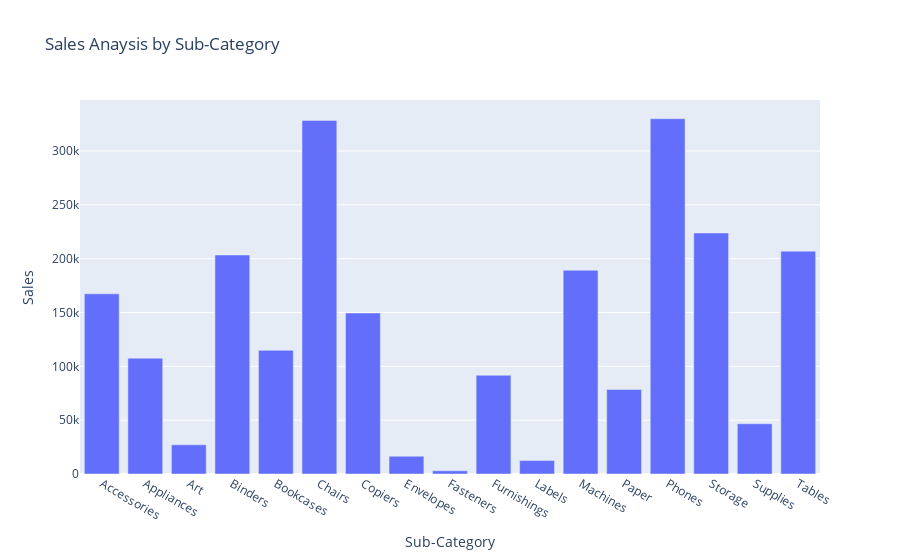

Notebook code cell kept with this figure:
### Code cell
px.bar(sales_Sub_category,x='Sub-Category',y='Sales',title ='Sales Anaysis by Sub-Category')

### Figure 1 — Plotly figure (JSON) as saved in the notebook; plotly's stock layout.template omitted (floating-point values rounded to 4 significant figures)
{"data": [{"alignmentgroup": "True", "hovertemplate": "Sub-Category=%{x}<br>Sales=%{y}<extra></extra>", "legendgroup": "", "marker": {"color": "#636efa", "pattern": {"shape": ""}}, "name": "", "offsetgroup": "", "orientation": "v", "showlegend": false, "textposition": "auto", "type": "bar", "x": ["Accessories", "Appliances", "Art", "Binders", "Bookcases", "Chairs", "Copiers", "Envelopes", "Fasteners", "Furnishings", "Labels", "Machines", "Paper", "Phones", "Storage", "Supplies", "Tables"], "xaxis": "x", "y": [167400.0, 107500.0, 27120.0, 203400.0, 114900.0, 328400.0, 149500.0, 16480.0, 3024.0, 91710.0, 12490.0, 189200.0, 78480.0, 330000.0, 223800.0, 46670.0, 207000.0], "yaxis": "y"}], "layout": {"autosize": true, "barmode": "relative", "legend": {"tracegroupgap": 0}, "title": {"text": "Sales Anaysis by Sub-Category"}, "xaxis": {"anchor": "y", "autorange": true, "domain": [0, 1], "range": [-0.5, 16.5], "title": {"text": "Sub-Category"}, "type": "category"}, "yaxis": {"anchor": "x", "autorange": true, "domain": [0, 1], "range": [0, 347400.0], "title": {"text": "Sales"}, "type": "linear"}}}
